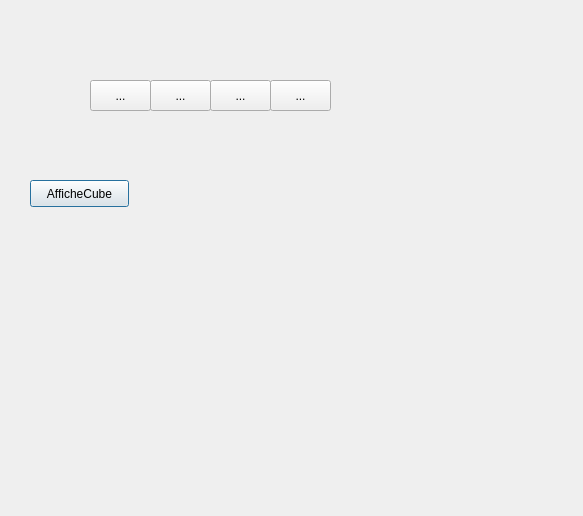
<?xml version="1.0" encoding="UTF-8"?>
<ui version="4.0">
 <class>BoutonAfficheCube</class>
 <widget class="QDialog" name="BoutonAfficheCube">
  <property name="geometry">
   <rect>
    <x>0</x>
    <y>0</y>
    <width>583</width>
    <height>516</height>
   </rect>
  </property>
  <property name="windowTitle">
   <string>Dialog</string>
  </property>
  <widget class="QPushButton" name="pushButton">
   <property name="geometry">
    <rect>
     <x>30</x>
     <y>180</y>
     <width>99</width>
     <height>27</height>
    </rect>
   </property>
   <property name="text">
    <string>AfficheCube</string>
   </property>
  </widget>
  <widget class="QLabel" name="Cube">
   <property name="geometry">
    <rect>
     <x>190</x>
     <y>120</y>
     <width>381</width>
     <height>371</height>
    </rect>
   </property>
   <property name="text">
    <string/>
   </property>
  </widget>
  <widget class="QToolButton" name="toolButton">
   <property name="geometry">
    <rect>
     <x>90</x>
     <y>80</y>
     <width>61</width>
     <height>31</height>
    </rect>
   </property>
   <property name="text">
    <string>...</string>
   </property>
  </widget>
  <widget class="QToolButton" name="toolButton_2">
   <property name="geometry">
    <rect>
     <x>150</x>
     <y>80</y>
     <width>61</width>
     <height>31</height>
    </rect>
   </property>
   <property name="text">
    <string>...</string>
   </property>
  </widget>
  <widget class="QToolButton" name="toolButton_3">
   <property name="geometry">
    <rect>
     <x>210</x>
     <y>80</y>
     <width>61</width>
     <height>31</height>
    </rect>
   </property>
   <property name="text">
    <string>...</string>
   </property>
  </widget>
  <widget class="QToolButton" name="toolButton_4">
   <property name="geometry">
    <rect>
     <x>270</x>
     <y>80</y>
     <width>61</width>
     <height>31</height>
    </rect>
   </property>
   <property name="text">
    <string>...</string>
   </property>
  </widget>
 </widget>
 <resources/>
 <connections/>
</ui>
